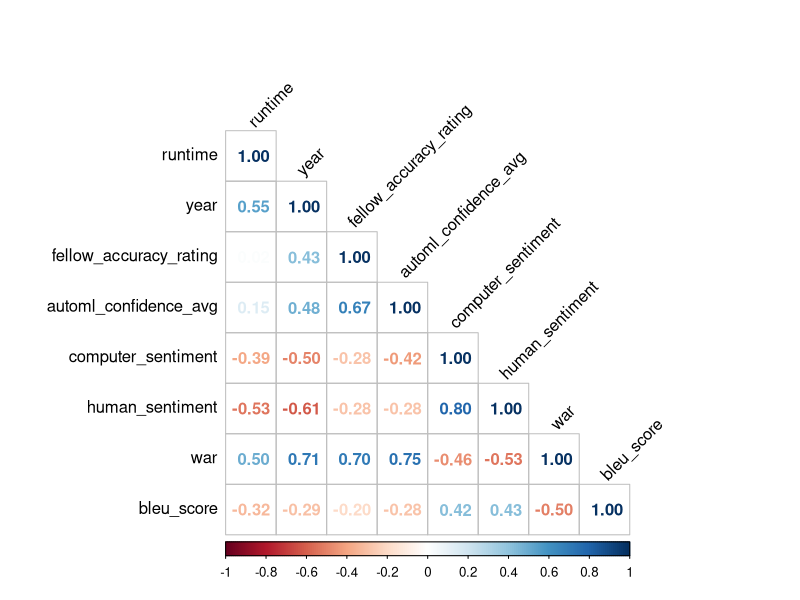
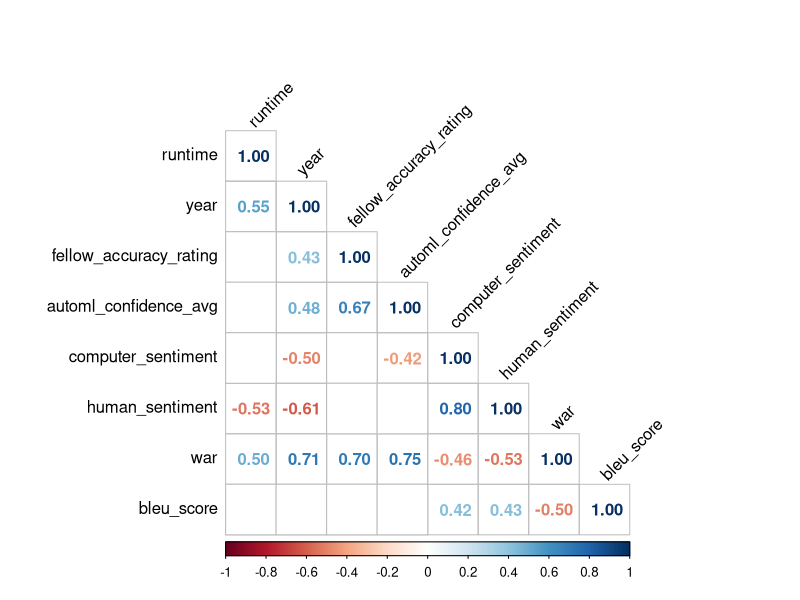

These charts were generated, in order, by the following R code: (Note: this script raises an error after producing the figures.)
library(dplyr)
library(magrittr)
library(ggplot2)
library(Hmisc)
library(corrplot)
library(tidyr)

data <- read.csv('final_dataset.csv')

# clean data
data %<>%
  mutate(fellow_accuracy_rating = case_when(fellow_accuracy_rating == 'Poor' ~ 0,
                                            fellow_accuracy_rating == 'Fair' ~ 1,
                                            fellow_accuracy_rating == 'Good' ~ 2, 
                                            fellow_accuracy_rating == 'Excellent' ~ 3))

data %<>%
  rename('computer_sentiment' = sentiment,
         'computer_magnitude' = magnitude)

# compute & visualize correlations and significance
correlations <- rcorr(as.matrix(select(data, runtime, year, fellow_accuracy_rating, automl_confidence_avg, computer_sentiment, human_sentiment, war, bleu_score)))

# all correlations
jpeg("viz/correlations.jpg", width = 600, height = 600)
corrplot(correlations$r,
         method = "number",
         type = "lower",
         tl.col = 'black',
         tl.srt = 45)
dev.off()

# only significant correlations
jpeg("viz/correlation_significance.jpg", width = 600, height = 600)
corrplot(correlations$r,
         method = "number",
         type = "lower",
         tl.col = 'black',
         tl.srt = 45,
         p.mat = correlations$P,
         insig = 'blank')
dev.off

# different types of accuracy by video category
data %>%
  select(category, fellow_accuracy_rating, automl_confidence_avg, war, bleu_score) %>%
  pivot_longer(cols = c("fellow_accuracy_rating", "automl_confidence_avg", "war", "bleu_score"), 
               names_to = "accuracy_type",
               values_to = "accuracy_score") %>%
  group_by(category, accuracy_type) %>%
  summarise(avg_accuracy = mean(accuracy_score, na.rm = TRUE)) %>%
  ggplot() +
  geom_col(aes(category, avg_accuracy, fill = category)) +
  scale_fill_manual(values = c("#182825", "#c1d9cdff")) +
  facet_wrap(~accuracy_type, scales = "free") +
  theme_minimal()

ggsave(filename = "viz/accuracy_by_category.jpg", width = 6, height = 4)

data %>%
  select(category, human_sentiment, computer_sentiment) %>%
  pivot_longer(cols = c("human_sentiment", "computer_sentiment"), 
               names_to = "transcript_type",
               values_to = "sentiment_score") %>%
  group_by(category, transcript_type) %>%
  summarise(avg_sentiment = mean(sentiment_score, na.rm = TRUE)) %>%
  ggplot() +
  geom_bar(aes(category, avg_sentiment, group = transcript_type, fill = transcript_type), position = "dodge", stat = "identity") +
  geom_text(position = position_dodge(width = 1.5), aes(category, avg_sentiment, fill = transcript_type, label = round(avg_sentiment, 2), )) +
  scale_fill_manual(values = c("#182825", "#c1d9cdff")) +
  theme_minimal()
  
